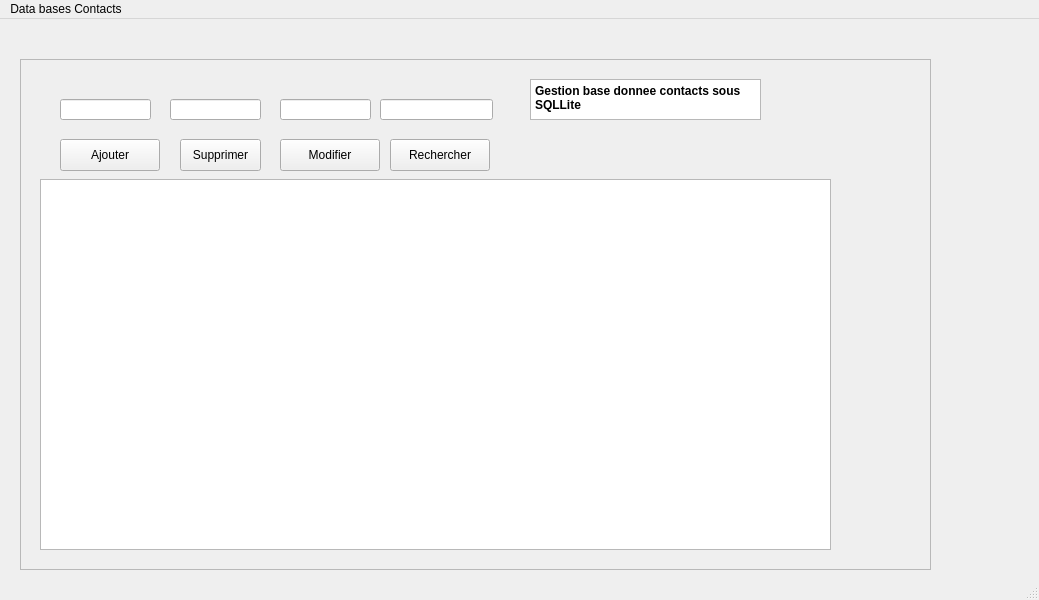
<?xml version="1.0" encoding="UTF-8"?>
<ui version="4.0">
 <class>MainWindow</class>
 <widget class="QMainWindow" name="MainWindow">
  <property name="geometry">
   <rect>
    <x>0</x>
    <y>0</y>
    <width>1039</width>
    <height>600</height>
   </rect>
  </property>
  <property name="windowTitle">
   <string>MainWindow</string>
  </property>
  <widget class="QWidget" name="centralwidget">
   <widget class="QFrame" name="frame">
    <property name="geometry">
     <rect>
      <x>20</x>
      <y>40</y>
      <width>911</width>
      <height>511</height>
     </rect>
    </property>
    <property name="frameShape">
     <enum>QFrame::Shape::StyledPanel</enum>
    </property>
    <property name="frameShadow">
     <enum>QFrame::Shadow::Raised</enum>
    </property>
    <widget class="QLineEdit" name="lineEditNom">
     <property name="geometry">
      <rect>
       <x>40</x>
       <y>40</y>
       <width>91</width>
       <height>21</height>
      </rect>
     </property>
    </widget>
    <widget class="QLineEdit" name="lineEditPreNom">
     <property name="geometry">
      <rect>
       <x>150</x>
       <y>40</y>
       <width>91</width>
       <height>21</height>
      </rect>
     </property>
    </widget>
    <widget class="QLineEdit" name="lineEditEmail">
     <property name="geometry">
      <rect>
       <x>260</x>
       <y>40</y>
       <width>91</width>
       <height>21</height>
      </rect>
     </property>
    </widget>
    <widget class="QPushButton" name="pushButtonAjouter">
     <property name="geometry">
      <rect>
       <x>40</x>
       <y>80</y>
       <width>100</width>
       <height>32</height>
      </rect>
     </property>
     <property name="text">
      <string>Ajouter</string>
     </property>
    </widget>
    <widget class="QPushButton" name="pushButtonSupprimer">
     <property name="geometry">
      <rect>
       <x>160</x>
       <y>80</y>
       <width>81</width>
       <height>32</height>
      </rect>
     </property>
     <property name="text">
      <string>Supprimer</string>
     </property>
    </widget>
    <widget class="QPushButton" name="pushButtonModifier">
     <property name="geometry">
      <rect>
       <x>260</x>
       <y>80</y>
       <width>100</width>
       <height>32</height>
      </rect>
     </property>
     <property name="text">
      <string>Modifier</string>
     </property>
    </widget>
    <widget class="QPushButton" name="pushButtonRechercher">
     <property name="geometry">
      <rect>
       <x>370</x>
       <y>80</y>
       <width>100</width>
       <height>32</height>
      </rect>
     </property>
     <property name="text">
      <string>Rechercher</string>
     </property>
    </widget>
    <widget class="QTableView" name="tableView">
     <property name="geometry">
      <rect>
       <x>20</x>
       <y>120</y>
       <width>791</width>
       <height>371</height>
      </rect>
     </property>
    </widget>
    <widget class="QLineEdit" name="lineEditRecherche">
     <property name="geometry">
      <rect>
       <x>360</x>
       <y>40</y>
       <width>113</width>
       <height>21</height>
      </rect>
     </property>
    </widget>
    <widget class="QPlainTextEdit" name="plainTextEdit">
     <property name="geometry">
      <rect>
       <x>510</x>
       <y>20</y>
       <width>231</width>
       <height>41</height>
      </rect>
     </property>
     <property name="font">
      <font>
       <bold>true</bold>
      </font>
     </property>
     <property name="plainText">
      <string>Gestion base donnee contacts sous SQLLite</string>
     </property>
    </widget>
   </widget>
  </widget>
  <widget class="QMenuBar" name="menubar">
   <property name="geometry">
    <rect>
     <x>0</x>
     <y>0</y>
     <width>1039</width>
     <height>24</height>
    </rect>
   </property>
   <widget class="QMenu" name="menuData_bases_Contacts">
    <property name="title">
     <string>Data bases Contacts</string>
    </property>
   </widget>
   <addaction name="menuData_bases_Contacts"/>
  </widget>
  <widget class="QStatusBar" name="statusbar"/>
 </widget>
 <resources/>
 <connections/>
</ui>
